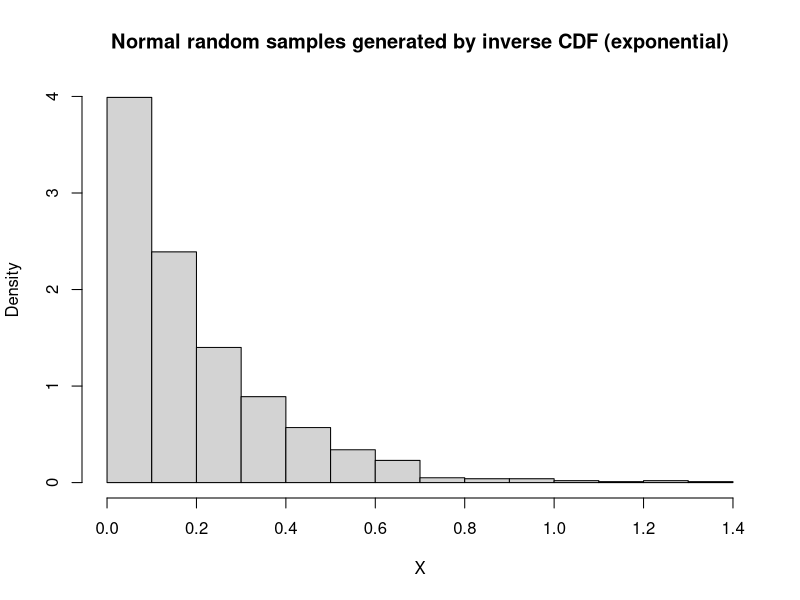
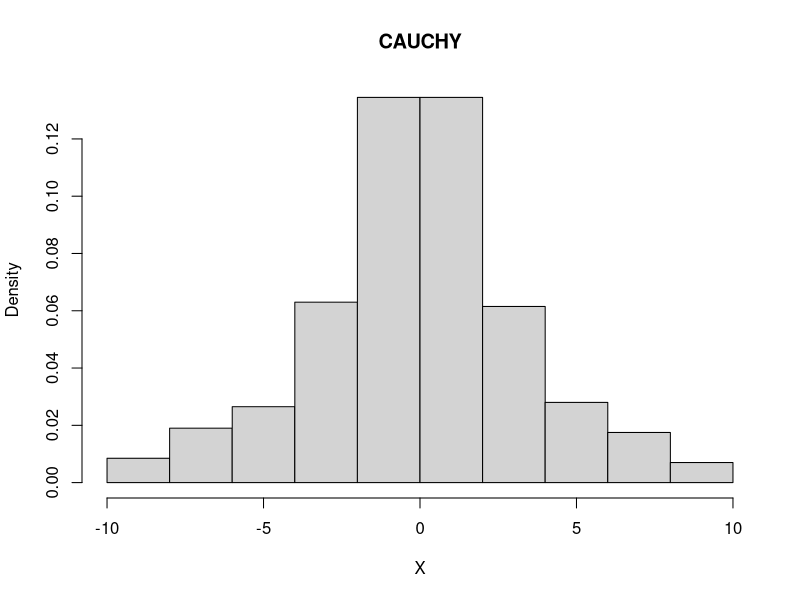
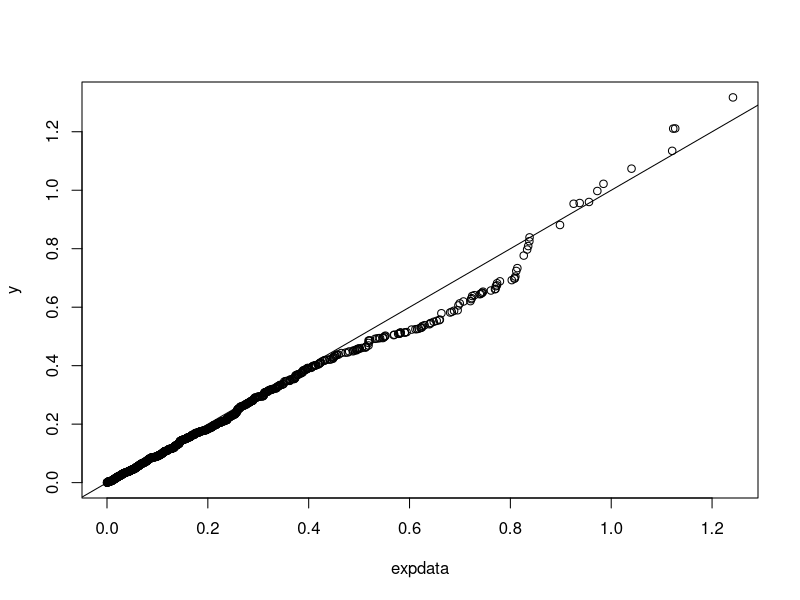
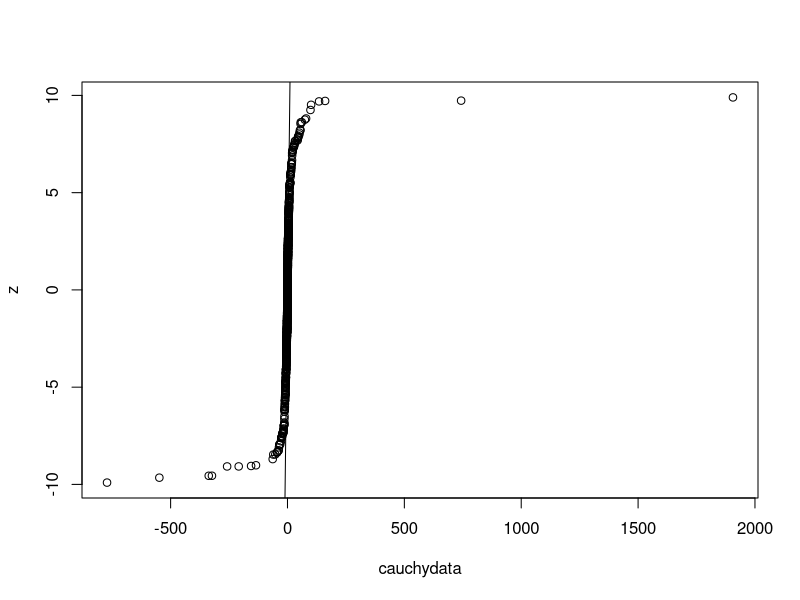

Write the R code that produced these figures, in order.
#Function to generate random samples by inverse CDF method

################ Random samples from exponential distribution #############
  g <- function(x, lambda) {
	rv <-  - 1/lambda * log(1 - x) 
	return (rv)
	}

#Function call - main function .   
  lambda <- 5
  y <- g(runif(1000, min=pexp(-10, rate=lambda), max=pexp(10, rate=lambda)), lambda) 
  


################ Random samples from Cauchy distribution ##################
  cauc <- function(x, sc) {
	rvc <-  sc * tan (pi * (x-0.5)) 
	return (rvc)
	}

#Function call - main function .   
  loc <- 0
  scale <- 2
set.seed(2)
  z <- cauc(runif(1000, min=pcauchy(-10, location = 0, scale =2, lower.tail = TRUE, log.p = FALSE), max=pcauchy (10, location = 0, scale=2, lower.tail = TRUE, log.p = FALSE)), scale) 

#generating the histogram
#generating the histogram
hist(y,prob=TRUE,xlab='X',main='Normal random samples generated by inverse CDF (exponential)')
x11()
hist(z,prob=TRUE,xlab='X',main='CAUCHY')




#######---------------------------------------------------------------
####### chi- square goodness of fit tests.


set.seed(2)
cauchydata <- rcauchy(1000, location = 0, scale = 2)
ChiCauchy <- (sum(z - cauchydata) ^2 )/ sum (cauchydata)
ChiCauchy

set.seed(2)
expdata <- rexp(1000, rate = 5)
ChiExponential <- (sum(y - expdata) ^2)/sum(expdata)
ChiExponential

#########
x11()
qqplot(expdata,y)
abline(0,1)
x11()
qqplot(cauchydata,z)
abline(0,1)